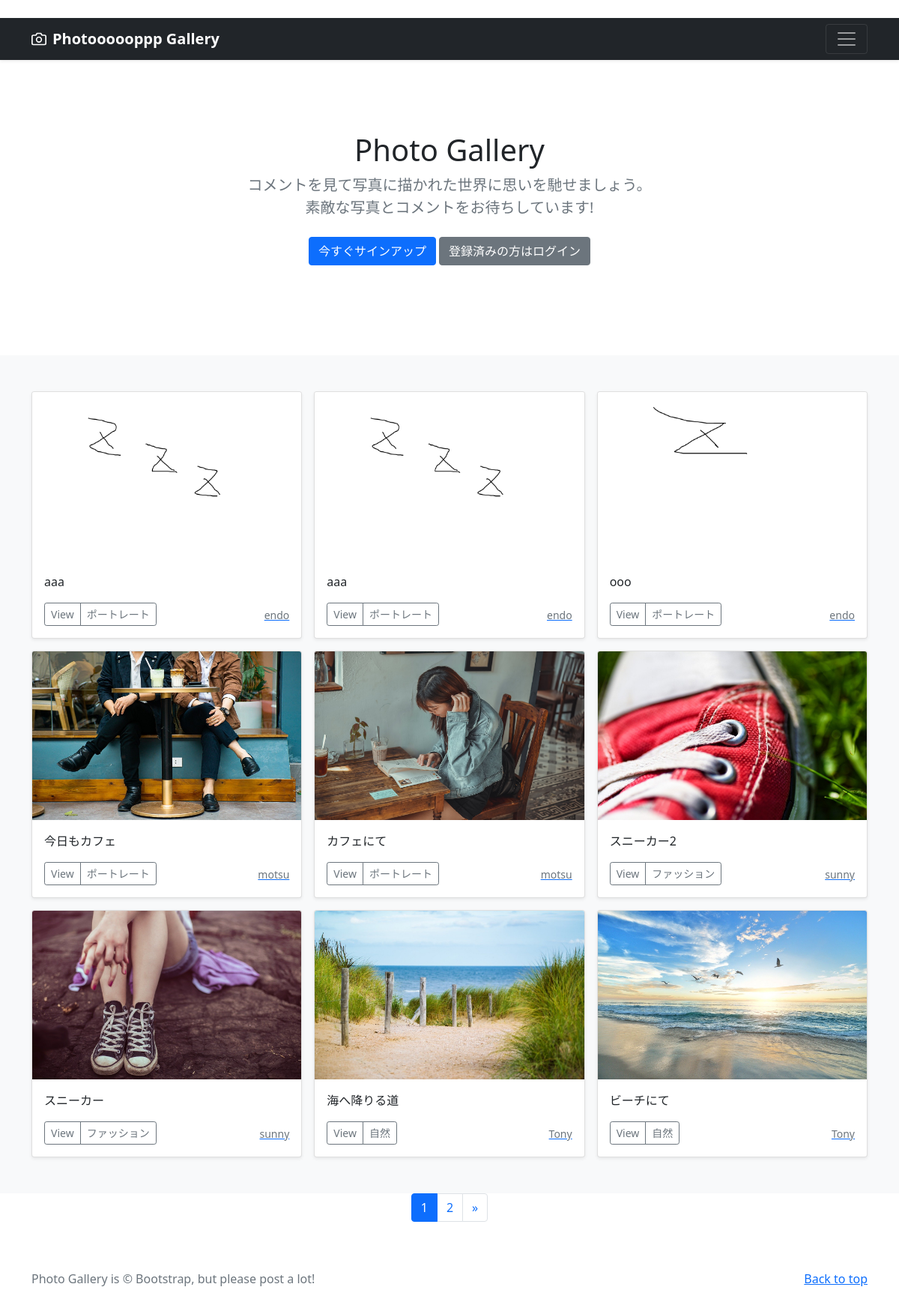
The page / on the database its author committed.
### photo/models.py (models this page shows, shortened)
class PhotoPost(models.Model):
    user = models.ForeignKey(
        CustomUser,
        verbose_name='ユーザー',
        on_delete=models.CASCADE
        )
    category = models.ForeignKey(
        Category,
        verbose_name='カテゴリ',
        on_delete=models.PROTECT
        )
    title = models.CharField(
        verbose_name='タイトル', # フィールドのタイトル
        max_length=200        # 最大文字数は200
        )
    comment = models.TextField(
        verbose_name='コメント',  # フィールドのタイトル
        )
    image1 = models.ImageField(
        verbose_name='イメージ1',# フィールドのタイトル
        upload_to = 'photos'   # MEDIA_ROOT以下のphotosにファイルを保存
        )
    image2 = models.ImageField(
        verbose_name='イメージ2',# フィールドのタイトル
        upload_to = 'photos',  # MEDIA_ROOT以下のphotosにファイルを保存
        blank=True,            # フィールド値の設定は必須でない
        null=True              # データベースにnullが保存されることを許容
        )
    posted_at = models.DateTimeField(
        verbose_name='投稿日時', # フィールドのタイトル
        auto_now_add=True       # 日時を自動追加
        )

class Category(models.Model):
    title = models.CharField(
        verbose_name='カテゴリ', # フィールドのタイトル
        max_length=20)

### accounts/models.py (models this page shows)
class CustomUser(AbstractUser):
    pass

### photo/views.py (the view)
# urls.py: path('', views.IndexView.as_view(), name='index'),
class IndexView(ListView):
    template_name ='index.html'
    queryset = PhotoPost.objects.order_by('-posted_at')
    paginate_by = 9

### photo/templates/index.html (shortened to what this page needs)
{% extends 'base.html' %}
      {% block contents %}
      {% include "photos_title.html" %}
      {% include "photos_list.html" %}
      {% include "pagination.html" %}
      {% endblock %}

### photo/templates/base.html (shortened to what this page needs)
{% load static %}
<!doctype html>
<html lang="en">
  <head>
    <link href="https://cdn.jsdelivr.net/npm/bootstrap@5.0.2/dist/css/bootstrap.min.css"
          rel="stylesheet"
>
  </head>
  <body>
    <header>
      <div class="navbar navbar-dark bg-dark shadow-sm">
        <div class="container">
          <a href="{% url 'photo:index' %}"
             class="navbar-brand d-flex align-items-center">
            <strong>Photoooooppp Gallery</strong>
          </a>
          <button class="navbar-toggler"
                  type="button"
                  data-bs-toggle="collapse"
                  data-bs-target="#navbarHeader"
                  aria-controls="navbarHeader"
                  aria-expanded="false"
                  aria-label="Toggle navigation">
            <span class="navbar-toggler-icon"></span>
          </button>
        </div>
      </div>
    </header>
    <main>
      {% block contents %}{% endblock %}
    </main>
    <footer class="text-muted py-5">
      <div class="container">
        <p class="float-end mb-1">
          <a href="#">Back to top</a>
        </p>
        <p class="mb-1">
          Photo Gallery is &copy; Bootstrap, but please post a lot!</p>
      </div>
    </footer>
  </body>
</html>

### photo/templates/photos_title.html
  <section class="py-5 text-center container">
    <div class="row py-lg-5">
      <div class="col-lg-6 col-md-8 mx-auto">
        <h1 class="fw-light">Photo Gallery</h1>
        <p class="lead text-muted">
          コメントを見て写真に描かれた世界に思いを馳せましょう。
          素敵な写真とコメントをお待ちしています!</p>
        <p>
          {% if user.is_authenticated %}
          <a href="{% url 'photo:post' %}"
             class="btn btn-primary my-2">投稿する</a>
          <a href="{% url 'accounts:logout' %}"
             class="btn btn-secondary my-2">ログアウト</a>
          {% else %}
          <a href="{% url 'accounts:signup' %}"
             class="btn btn-primary my-2">今すぐサインアップ</a>
          <a href="{% url 'accounts:login' %}"
             class="btn btn-secondary my-2">登録済みの方はログイン</a>
          {% endif %}
        </p>
      </div>
    </div>
  </section>

### photo/templates/photos_list.html (shortened to what this page needs)
  <div class="album py-5 bg-light">
    <div class="container">
      <div class="row row-cols-1 row-cols-sm-2 row-cols-md-3 g-3">
        {% for record in object_list %}
        <div class="col">
          <div class="card shadow-sm">
            <img src="{{ record.image1.url }}"
                 class="bd-placeholder-img card-img-top"
                 width="100%" height="225"
                 xmlns="http://www.w3.org/2000/svg"
                 role="img" aria-label="Placeholder: Thumbnail"
                 preserveAspectRatio="xMidYMid slice"
                 focusable="false">
                 <rect width="100%" height="100%" fill="#55595c"/>
            <div class="card-body">
              <p class="card-text">
                {{record.title}}
              </p>
              <div class="d-flex justify-content-between align-items-center">
                <div class="btn-group">
                  <button type="button"
                          class="btn btn-sm btn-outline-secondary">
                          View</button>
                  <button type="button"
                          class="btn btn-sm btn-outline-secondary"
onclick="location.href='{% url 'photo:photos_cat' category=record.category.id %}'">
                          {{record.category.title}}</button>
                </div>
                <a href="{% url 'photo:user_list' user=record.user.id %}">
                  <small class="text-muted">
                    {{record.user.username}}</small>
                </a>
              </div>
            </div>
          </div>
        </div>
        {% endfor %}
      </div>
    </div>
  </div>

### photo/templates/pagination.html (shortened to what this page needs)
<ul class="pagination"
    style="justify-content:center">
    {% for num in page_obj.paginator.page_range %}
        {% if page_obj.number == num %}
        <li class="page-item active">
            <span class="page-link">{{ num }}</span>
        </li>
        {% else %}
        <li class="page-item">
            <a class="page-link" href="?page={{ num }}">{{ num }}</a>
        </li>
        {% endif %}
    {% endfor %}
    {% if page_obj.has_next %}
    <li class="page-item">
        <a class="page-link"
           href="?page={{ page_obj.next_page_number }}"
           aria-label="Next">
            <span aria-hidden="true">&raquo;</span>
        </a>
    </li>
    {% endif %}
</ul>

### photo/templates/base.html (style rules this page uses)
.bd-placeholder-img { font-size: 1.125rem; text-anchor: middle; -webkit-user-select: none; -moz-user-select: none; user-select: none; }

### rows shown on the page
PhotoPost: image1 (picture), title "aaa", category "ポートレート", user.username "endo"
PhotoPost: image1 (picture), title "aaa", category "ポートレート", user.username "endo"
PhotoPost: image1 (picture), title "ooo", category "ポートレート", user.username "endo"
PhotoPost: image1 (picture), title "今日もカフェ", category "ポートレート", user.username "motsu"
PhotoPost: image1 (picture), title "カフェにて", category "ポートレート", user.username "motsu"
PhotoPost: image1 (picture), title "スニーカー2", category "ファッション", user.username "sunny"
PhotoPost: image1 (picture), title "スニーカー", category "ファッション", user.username "sunny"
PhotoPost: image1 (picture), title "海へ降りる道", category "自然", user.username "Tony"
PhotoPost: image1 (picture), title "ビーチにて", category "自然", user.username "Tony"

### other values the page prints
{{ num }} "1"
{{ num }} "2"
